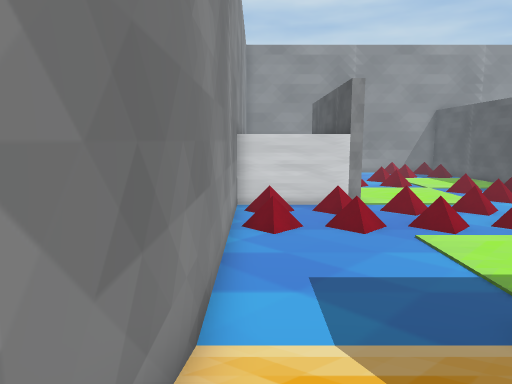
view 1 (above)

24 first-person views from a walk through a Unity game level. The camera is 1.3 m above the floor, tilts 8° down and sees 70° across. The floor is counted in squares, 1 m on a side. Each view is taken from the middle of a square. On the plan, view 1 faces up. The plan holds only what a view shows up to about 15 squares ahead; the rest is blank. The place goes on beyond the plan.

view 2
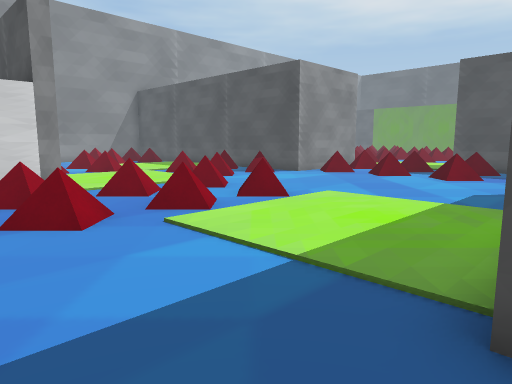

view 3
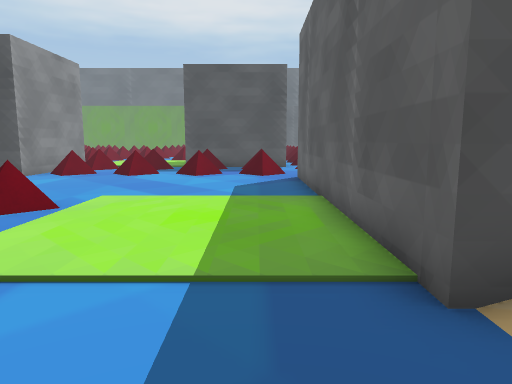

view 4
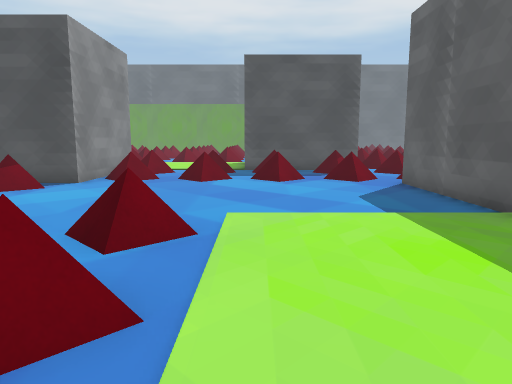

view 5
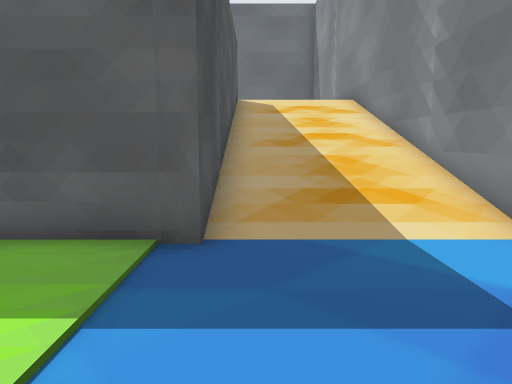

view 6
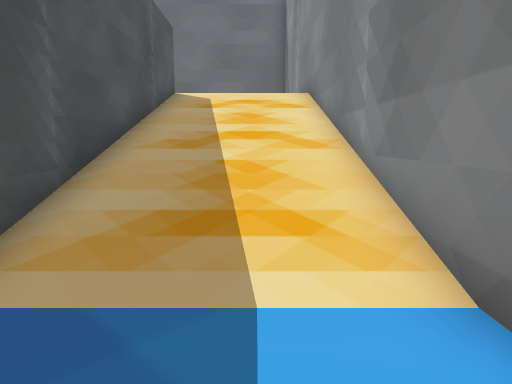

view 7
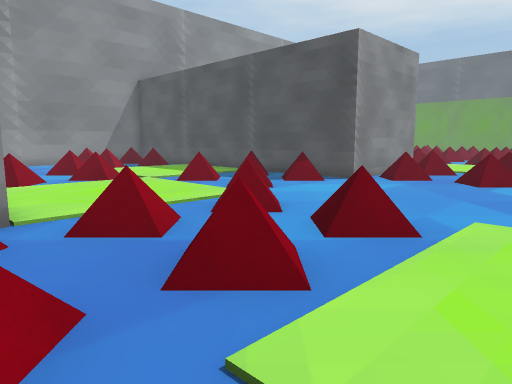

view 8
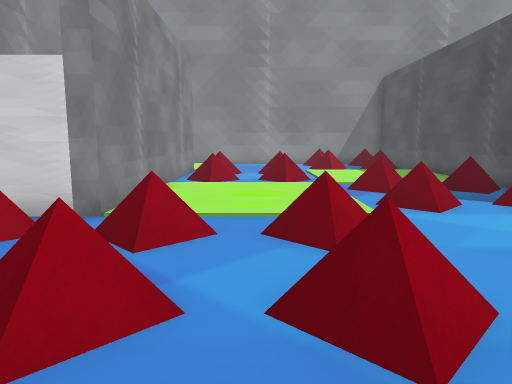

view 9
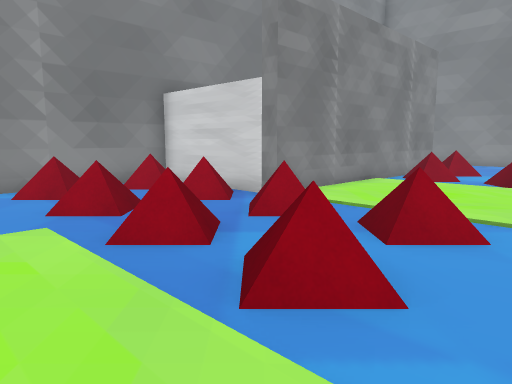

view 10
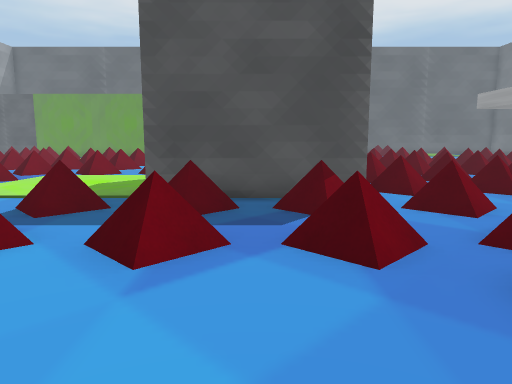

view 11
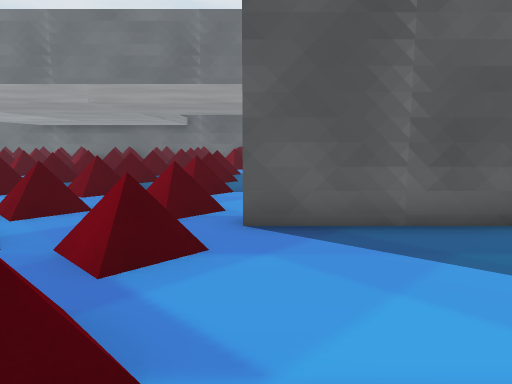

view 12
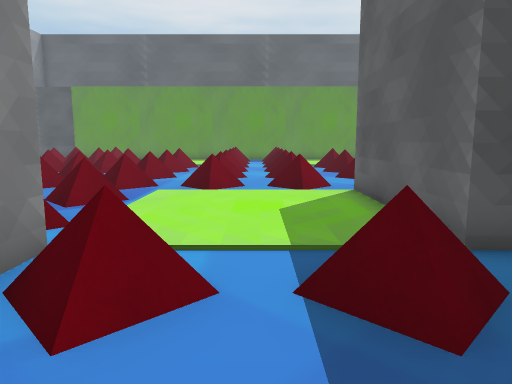

view 13
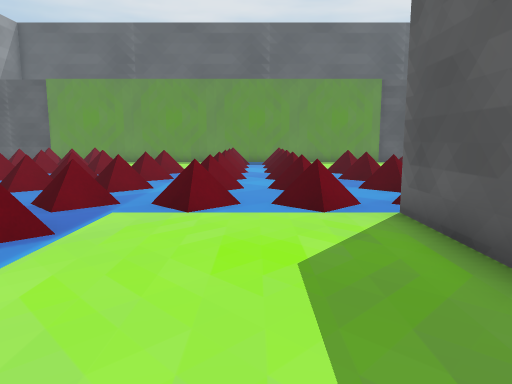

view 14
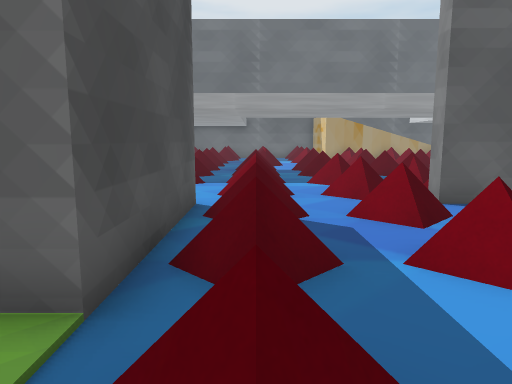

view 15
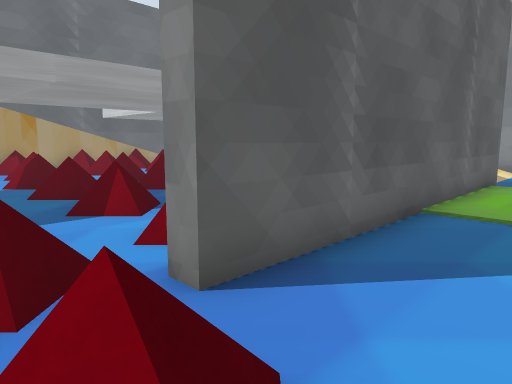

view 16
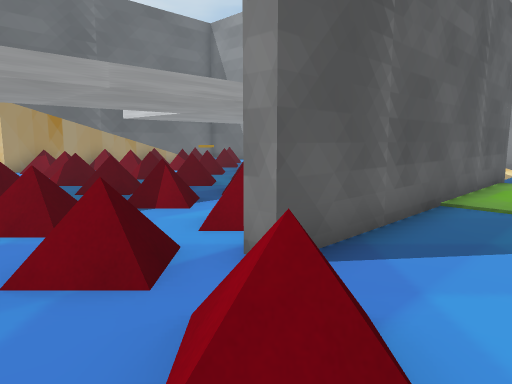

view 17
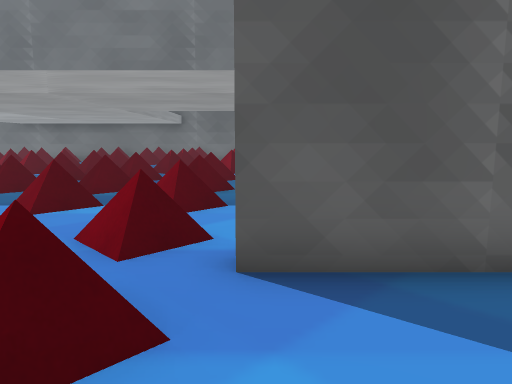

view 18
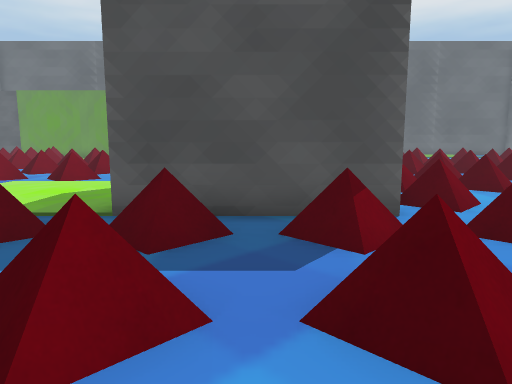

view 19
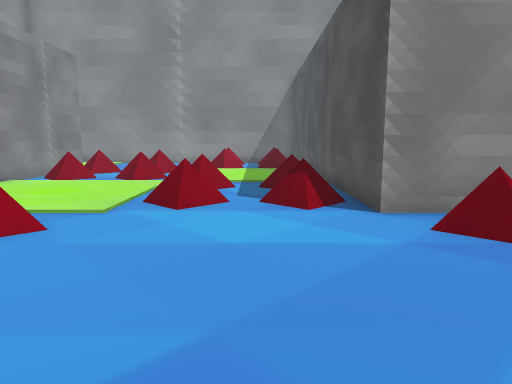

view 20
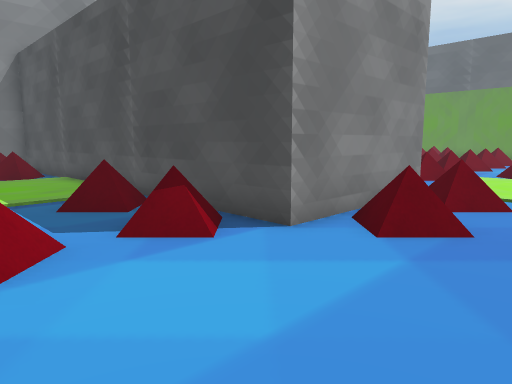

view 21
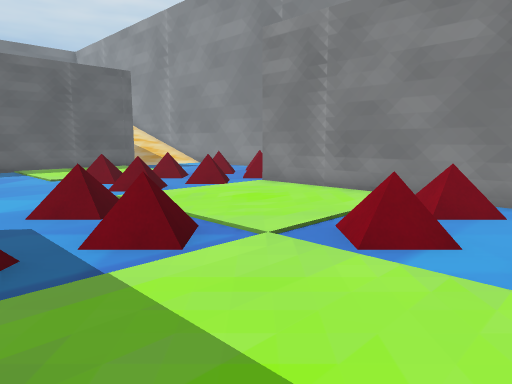

view 22
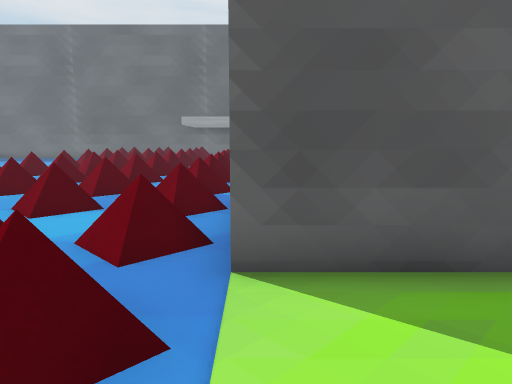

view 23
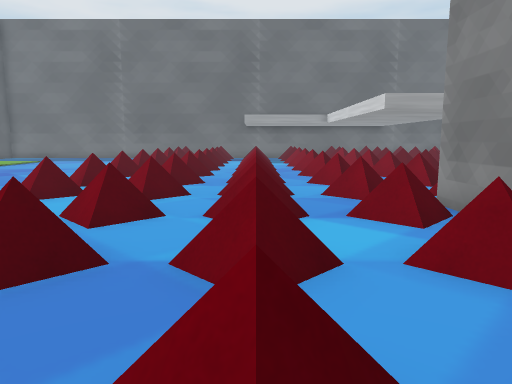

view 24
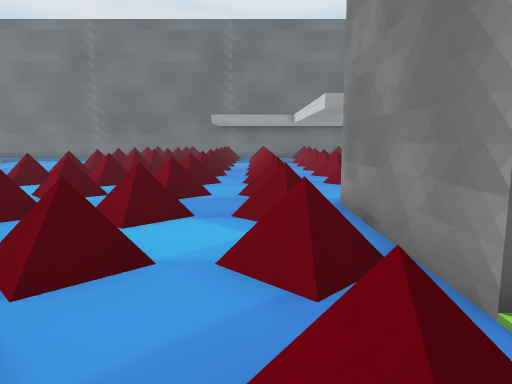

### Floor plan
Key: @ floor where view 1 was taken; # wall or solid block; . floor; / step, stairs or slope; = window, fence, low wall or low ledge.
Columns run from 1 left of view 1 to 33 right of it. Each row starts with its distance up from view 1.
 23      #==#= ....#
 22      #.........#
 21      #=/.=.....#               ==#=
 20      #=/.=.....#               ==#=
 19      #.....=/.=#            #=#==#=
 18      #.....=/.=#          ==#=#==#=
 17      #.........#         ....
 16      #.....=/.=#       .=.==#=#==#=
 15 ######.....=/.=######=/.=.==#=#==#=
 14 ### ##=/.=......#### .....==#=#==#=
 13 #==.=.=/.=......==.=......==#=#==#=
 12 #..................................
 11 #=/.=.=/.=......==#=......==#=#==#=
 10 #=/.=.=/.=......==#=......==#=#==#=
  9 #...............==#=######==#=#==#=
  8 #...............==#=#    #==#=#==#=
  7 #...................#    #.......
  6 #...............==#=#    #==#=#==#=
  5 #...............==#=#    #==#=#==
  4 #////###########==#=### ##==#=#==#=
  3 #////#        =#==#=#==.=.==#=#==#=
  2 #////#        =....................
  1 #////#       #=.==#=#==#=#==#=#==#=
  0 #@///#      =#=.==#=#= #=#==#=#==#=
 -1 #////#     .....==#=#==#=#==#=#==#=
 -2 #////#     ==#=.==#=#==#=#==#=#==#=
 -3 #////#   =  =#=.. ...
 -4 #////#   =#==#=.=  = ==#=
 -5 #////#   =#==#=.=  = ==#=
 -6 #              .     ==#=
 -7            =#==#=#== ==#=

Positions as (right, up) in squares from view 1, and headings:
1: (0, 0), facing up
2: (1, 4), facing up-right
3: (1, 6), facing right
4: (3, 9), facing right
5: (3, 9), facing down
6: (1, 7), facing down
7: (3, 8), facing up-right
8: (7, 8), facing up
9: (10, 8), facing up-left
10: (11, 7), facing right
11: (14, 10), facing down
12: (15, 12), facing right
13: (18, 12), facing right
14: (18, 12), facing down
15: (16, 7), facing down-left
16: (17, 7), facing down-left
17: (14, 8), facing down
18: (13, 7), facing right
19: (12, 8), facing up
20: (10, 11), facing up-right
21: (13, 23), facing down-left
22: (24, 13), facing down
23: (28, 12), facing down
24: (26, 12), facing down
